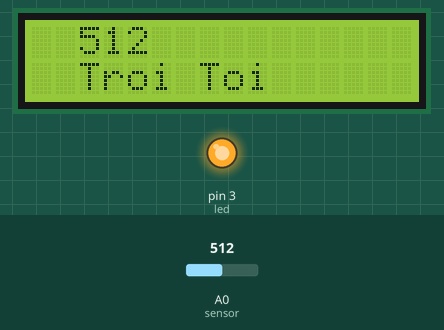
Bench run of a sketch on a simulated Arduino Uno, built with avr-gcc and run on an emulated ATmega328P. Parts: 16×2 character LCD, output pins drawn as LEDs (lit = HIGH). Inputs (shaded band) come from the test bench; at power-on: A0 (sensor) = 512.

Above: at 0.16 s.
1.3 s: A0 (sensor) set to 486
At 1.59 s:
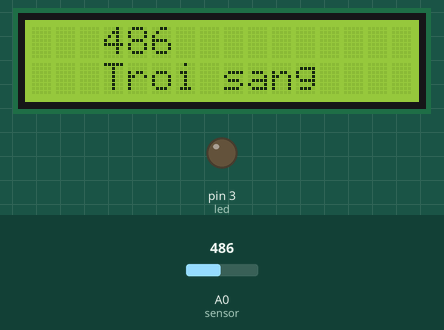
3.6 s: A0 (sensor) set to 510
At 3.84 s:
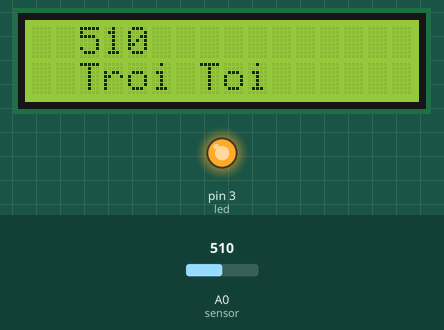
6.6 s: A0 (sensor) set to 490
At 6.9 s:
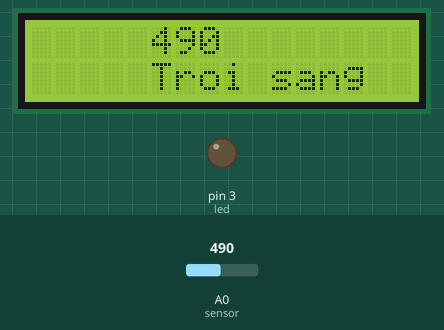
8.3 s: A0 (sensor) set to 1023
At 8.54 s:
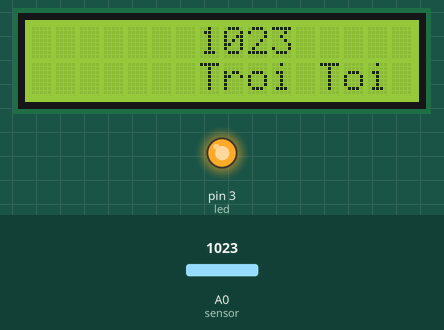
Timing chart, 0 to 11.3 s (numbered marks = the images above; inputs shaded):
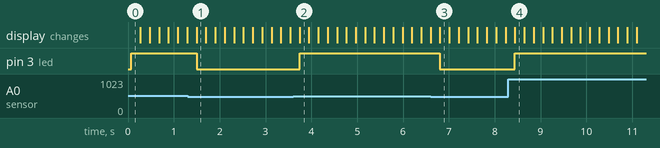

The sketch:

cld-crash.ino
```cpp
#include <LiquidCrystal.h>

const int rs=12, en=11, d4=4, d5=5, d6=6, d7=7;
const int sensor = A0;
int sensor_state=0;
const int led = 3;
LiquidCrystal lcd(rs,en,d4,d5,d6,d7);

void setup() {
    lcd.begin(16,2);
    pinMode(led,OUTPUT);
}

void loop() {
    for (int i = 2; i < 8; i++)
    {
        sensor_state = analogRead(sensor);
        if (sensor_state < 500)
        {
            lcd.clear();
            lcd.setCursor(i,0);
            lcd.print(sensor_state);
            lcd.setCursor(i,1);
            lcd.print("Troi sang");
            digitalWrite(led, LOW);
            delay(200);
        } else {
            lcd.clear();
            lcd.setCursor(i,0);
            lcd.print(sensor_state);
            lcd.setCursor(i,1);
            lcd.print("Troi Toi");
            digitalWrite(led, HIGH);
            delay(200);
        }

    }

}
```

Measured:
- the behaviour switches between 500 and 499 on A0 (sensor) (found by bisection; images 0 and 1)
- after the input at 1.3 s, pin 3 (led): HIGH → LOW after 0.20 s; the display: changes after 0.20 s (image 1)
- after the input at 3.6 s, pin 3 (led): LOW → HIGH after 0.14 s; the display: changes after 0.14 s (image 2)
- after the input at 6.6 s, pin 3 (led): HIGH → LOW after 0.21 s; the display: first differs from a run without the input after 0.21 s (image 3)
- after the input at 8.3 s, pin 3 (led): LOW → HIGH after 0.14 s; the display: changes after 0.14 s (image 4)
